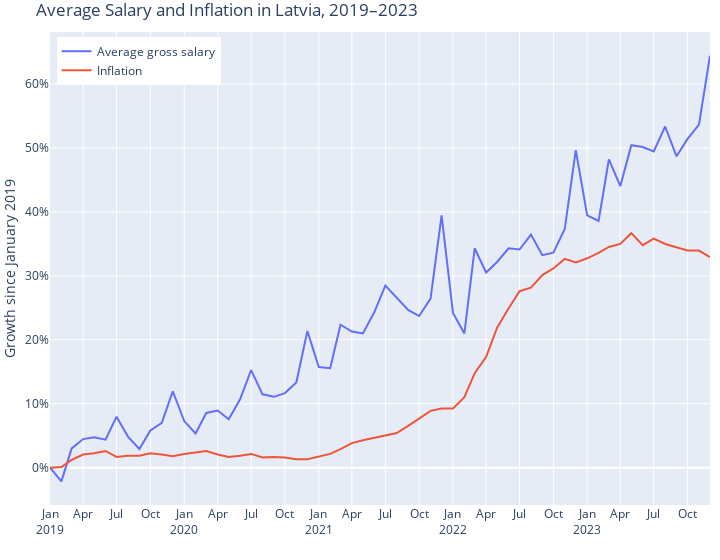

The notebook cell this image was saved under:
### Code cell
import plotly.express as px

fig = px.line(
    data,
    'TIME',
    ['salary_relative', 'cpi_relative'],
    title=f"Average Salary and Inflation in Latvia, {START_YEAR}–{END_YEAR-1}"
)
fig.update_xaxes(
    dtick="M3",
    tickformat="%b\n%Y")
fig.update_yaxes(
    ticksuffix="%")
fig.update_layout(
    legend=dict(
        yanchor="top",
        y=0.99,
        xanchor="left",
        x=0.01,
        title=None,
    ),
    width=720,
    font_size=12,
    margin={'l': 0, 't': 32, 'r': 10, 'b': 55},
    xaxis_title=None,
    yaxis_title=f'Growth since January {START_YEAR}')

# Replace the label names.
legend_names = {
    'salary_relative': f'Average gross salary',
    'cpi_relative': f'Inflation',
}
fig.for_each_trace(lambda t: t.update(name=legend_names[t.name],
                                      legendgroup=legend_names[t.name],
                                      hovertemplate=t.hovertemplate.replace(
                                          t.name, legend_names[t.name])
                                      )
                   )

fig.add_annotation(
    xref="paper",
    yref="paper",
    x=-0.07,
    y=-0.15,
    text=f"Data source: stat.gov.lv, tables {stat_salary.ids[-1]} and {stat_cpi.ids[-1]}",
    showarrow=False)

# Allow saving in good quality.
config = {
  'toImageButtonOptions': {
    'format': 'png', # one of png, svg, jpeg, webp
    'filename': 'custom_image',
    'scale':6 # Multiply title/legend/axis/canvas sizes by this factor
  }
}

fig.show(config=config)

### Figure 1 — Plotly figure (JSON) as saved in the notebook; plotly's stock layout.template omitted (floating-point values rounded to 4 significant figures)
{"data": [{"hovertemplate": "variable=Average gross salary<br>TIME=%{x}<br>value=%{y}<extra></extra>", "legendgroup": "Average gross salary", "line": {"color": "#636efa", "dash": "solid"}, "marker": {"symbol": "circle"}, "mode": "lines", "name": "Average gross salary", "orientation": "v", "showlegend": true, "type": "scatter", "x": ["2019-01-01T00:00:00", "2019-02-01T00:00:00", "2019-03-01T00:00:00", "2019-04-01T00:00:00", "2019-05-01T00:00:00", "2019-06-01T00:00:00", "2019-07-01T00:00:00", "2019-08-01T00:00:00", "2019-09-01T00:00:00", "2019-10-01T00:00:00", "2019-11-01T00:00:00", "2019-12-01T00:00:00", "2020-01-01T00:00:00", "2020-02-01T00:00:00", "2020-03-01T00:00:00", "2020-04-01T00:00:00", "2020-05-01T00:00:00", "2020-06-01T00:00:00", "2020-07-01T00:00:00", "2020-08-01T00:00:00", "2020-09-01T00:00:00", "2020-10-01T00:00:00", "2020-11-01T00:00:00", "2020-12-01T00:00:00", "2021-01-01T00:00:00", "2021-02-01T00:00:00", "2021-03-01T00:00:00", "2021-04-01T00:00:00", "2021-05-01T00:00:00", "2021-06-01T00:00:00", "2021-07-01T00:00:00", "2021-08-01T00:00:00", "2021-09-01T00:00:00", "2021-10-01T00:00:00", "2021-11-01T00:00:00", "2021-12-01T00:00:00", "2022-01-01T00:00:00", "2022-02-01T00:00:00", "2022-03-01T00:00:00", "2022-04-01T00:00:00", "2022-05-01T00:00:00", "2022-06-01T00:00:00", "2022-07-01T00:00:00", "2022-08-01T00:00:00", "2022-09-01T00:00:00", "2022-10-01T00:00:00", "2022-11-01T00:00:00", "2022-12-01T00:00:00", "2023-01-01T00:00:00", "2023-02-01T00:00:00", "2023-03-01T00:00:00", "2023-04-01T00:00:00", "2023-05-01T00:00:00", "2023-06-01T00:00:00", "2023-07-01T00:00:00", "2023-08-01T00:00:00", "2023-09-01T00:00:00", "2023-10-01T00:00:00", "2023-11-01T00:00:00", "2023-12-01T00:00:00"], "xaxis": "x", "y": [0, -2.138, 3.013, 4.47, 4.762, 4.373, 7.969, 4.859, 2.915, 5.831, 6.997, 11.95, 7.289, 5.345, 8.552, 8.941, 7.58, 10.69, 15.26, 11.47, 11.08, 11.66, 13.31, 21.38, 15.74, 15.55, 22.35, 21.28, 20.99, 24.3, 28.47, 26.63, 24.68, 23.71, 26.43, 39.46, 24.2, 20.99, 34.31, 30.52, 32.17, 34.31, 34.11, 36.44, 33.24, 33.62, 37.32, 49.66, 39.46, 38.58, 48.2, 44.02, 50.44, 50.15, 49.47, 53.35, 48.69, 51.41, 53.64, 64.43], "yaxis": "y"}, {"hovertemplate": "variable=Inflation<br>TIME=%{x}<br>value=%{y}<extra></extra>", "legendgroup": "Inflation", "line": {"color": "#EF553B", "dash": "solid"}, "marker": {"symbol": "circle"}, "mode": "lines", "name": "Inflation", "orientation": "v", "showlegend": true, "type": "scatter", "x": ["2019-01-01T00:00:00", "2019-02-01T00:00:00", "2019-03-01T00:00:00", "2019-04-01T00:00:00", "2019-05-01T00:00:00", "2019-06-01T00:00:00", "2019-07-01T00:00:00", "2019-08-01T00:00:00", "2019-09-01T00:00:00", "2019-10-01T00:00:00", "2019-11-01T00:00:00", "2019-12-01T00:00:00", "2020-01-01T00:00:00", "2020-02-01T00:00:00", "2020-03-01T00:00:00", "2020-04-01T00:00:00", "2020-05-01T00:00:00", "2020-06-01T00:00:00", "2020-07-01T00:00:00", "2020-08-01T00:00:00", "2020-09-01T00:00:00", "2020-10-01T00:00:00", "2020-11-01T00:00:00", "2020-12-01T00:00:00", "2021-01-01T00:00:00", "2021-02-01T00:00:00", "2021-03-01T00:00:00", "2021-04-01T00:00:00", "2021-05-01T00:00:00", "2021-06-01T00:00:00", "2021-07-01T00:00:00", "2021-08-01T00:00:00", "2021-09-01T00:00:00", "2021-10-01T00:00:00", "2021-11-01T00:00:00", "2021-12-01T00:00:00", "2022-01-01T00:00:00", "2022-02-01T00:00:00", "2022-03-01T00:00:00", "2022-04-01T00:00:00", "2022-05-01T00:00:00", "2022-06-01T00:00:00", "2022-07-01T00:00:00", "2022-08-01T00:00:00", "2022-09-01T00:00:00", "2022-10-01T00:00:00", "2022-11-01T00:00:00", "2022-12-01T00:00:00", "2023-01-01T00:00:00", "2023-02-01T00:00:00", "2023-03-01T00:00:00", "2023-04-01T00:00:00", "2023-05-01T00:00:00", "2023-06-01T00:00:00", "2023-07-01T00:00:00", "2023-08-01T00:00:00", "2023-09-01T00:00:00", "2023-10-01T00:00:00", "2023-11-01T00:00:00", "2023-12-01T00:00:00"], "xaxis": "x", "y": [0, 0.09355, 1.216, 2.058, 2.245, 2.619, 1.684, 1.871, 1.871, 2.245, 2.058, 1.777, 2.152, 2.339, 2.619, 2.058, 1.684, 1.871, 2.152, 1.59, 1.684, 1.59, 1.31, 1.31, 1.684, 2.152, 2.9, 3.835, 4.303, 4.677, 5.051, 5.426, 6.548, 7.764, 8.887, 9.261, 9.261, 11.04, 14.78, 17.31, 21.89, 24.88, 27.6, 28.16, 30.12, 31.15, 32.65, 32.09, 32.74, 33.58, 34.52, 34.99, 36.67, 34.8, 35.83, 34.99, 34.52, 33.96, 33.96, 32.93], "yaxis": "y"}], "layout": {"annotations": [{"showarrow": false, "text": "Data source: stat.gov.lv, tables DSV010m and PCI020m", "x": -0.07, "xref": "paper", "y": -0.15, "yref": "paper"}], "font": {"size": 12}, "legend": {"title": {}, "tracegroupgap": 0, "x": 0.01, "xanchor": "left", "y": 0.99, "yanchor": "top"}, "margin": {"b": 55, "l": 0, "r": 10, "t": 32}, "title": {"text": "Average Salary and Inflation in Latvia, 2019–2023"}, "width": 720, "xaxis": {"anchor": "y", "domain": [0, 1], "dtick": "M3", "tickformat": "%b\n%Y", "title": {}}, "yaxis": {"anchor": "x", "domain": [0, 1], "ticksuffix": "%", "title": {"text": "Growth since January 2019"}}}}
